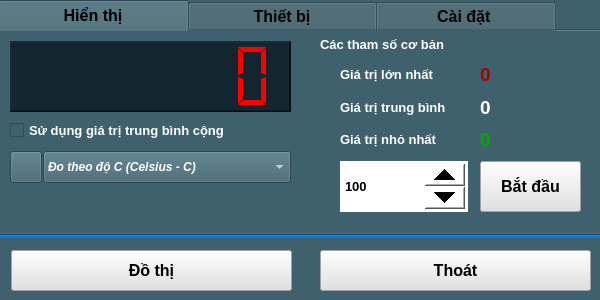
<?xml version="1.0" encoding="UTF-8"?>
<ui version="4.0">
 <class>Sensor_SEN0101</class>
 <widget class="QWidget" name="Sensor_SEN0101">
  <property name="geometry">
   <rect>
    <x>0</x>
    <y>0</y>
    <width>600</width>
    <height>300</height>
   </rect>
  </property>
  <property name="windowTitle">
   <string>Temprature</string>
  </property>
  <property name="windowIcon">
   <iconset resource="../image.qrc">
    <normaloff>:/image/Temperature_icon_4.png</normaloff>:/image/Temperature_icon_4.png</iconset>
  </property>
  <property name="autoFillBackground">
   <bool>false</bool>
  </property>
  <property name="styleSheet">
   <string notr="true">background-color: rgb(62, 97, 109);</string>
  </property>
  <widget class="QTabWidget" name="tabWidget">
   <property name="geometry">
    <rect>
     <x>-2</x>
     <y>0</y>
     <width>606</width>
     <height>238</height>
    </rect>
   </property>
   <property name="font">
    <font>
     <pointsize>12</pointsize>
     <bold>true</bold>
    </font>
   </property>
   <property name="styleSheet">
    <string notr="true">background-color: rgb(62, 97, 109);</string>
   </property>
   <property name="currentIndex">
    <number>0</number>
   </property>
   <property name="elideMode">
    <enum>Qt::ElideNone</enum>
   </property>
   <widget class="QWidget" name="tab_Infor_2">
    <attribute name="title">
     <string>            Hiển thị            </string>
    </attribute>
    <widget class="QLCDNumber" name="lcdNumber_Value">
     <property name="geometry">
      <rect>
       <x>10</x>
       <y>10</y>
       <width>281</width>
       <height>71</height>
      </rect>
     </property>
     <property name="styleSheet">
      <string notr="true">background-color: #132630;
color: rgb(255, 0, 0);</string>
     </property>
     <property name="frameShape">
      <enum>QFrame::WinPanel</enum>
     </property>
     <property name="lineWidth">
      <number>1</number>
     </property>
     <property name="smallDecimalPoint">
      <bool>false</bool>
     </property>
     <property name="digitCount">
      <number>7</number>
     </property>
     <property name="segmentStyle">
      <enum>QLCDNumber::Flat</enum>
     </property>
     <property name="value" stdset="0">
      <double>0.000000000000000</double>
     </property>
     <property name="intValue" stdset="0">
      <number>0</number>
     </property>
    </widget>
    <widget class="QPushButton" name="pushButton">
     <property name="geometry">
      <rect>
       <x>10</x>
       <y>120</y>
       <width>32</width>
       <height>32</height>
      </rect>
     </property>
     <property name="styleSheet">
      <string notr="true"/>
     </property>
     <property name="text">
      <string/>
     </property>
     <property name="icon">
      <iconset resource="../image.qrc">
       <normaloff>:/image/Temperature_icon.jpg</normaloff>:/image/Temperature_icon.jpg</iconset>
     </property>
     <property name="iconSize">
      <size>
       <width>32</width>
       <height>32</height>
      </size>
     </property>
    </widget>
    <widget class="QComboBox" name="comboBox_Temp_Unit">
     <property name="geometry">
      <rect>
       <x>43</x>
       <y>120</y>
       <width>248</width>
       <height>32</height>
      </rect>
     </property>
     <property name="font">
      <font>
       <italic>true</italic>
       <bold>true</bold>
      </font>
     </property>
     <property name="layoutDirection">
      <enum>Qt::LeftToRight</enum>
     </property>
     <property name="styleSheet">
      <string notr="true">background-color: rgb(62, 97, 109);
color: rgb(255, 255, 255);</string>
     </property>
     <property name="editable">
      <bool>false</bool>
     </property>
     <item>
      <property name="text">
       <string>Đo theo độ C (Celsius - C)</string>
      </property>
     </item>
     <item>
      <property name="text">
       <string>Đo theo độ F (Fahrenheit - F)</string>
      </property>
     </item>
     <item>
      <property name="text">
       <string>Đo theo độ K (Kelvin - K )</string>
      </property>
     </item>
    </widget>
    <widget class="QSpinBox" name="spinBox_setSample">
     <property name="geometry">
      <rect>
       <x>340</x>
       <y>130</y>
       <width>128</width>
       <height>51</height>
      </rect>
     </property>
     <property name="font">
      <font>
       <pointsize>10</pointsize>
       <bold>true</bold>
      </font>
     </property>
     <property name="styleSheet">
      <string notr="true">QSpinBox
{
background-color: rgb(255, 255, 255);
color: rgb(0, 0, 0);
}
QSpinBox::up-button
{
    min-width:40px;
    min-height: 20px;
}
QSpinBox::down-button
{
    min-width: 40px;
    min-height: 20px;
}
</string>
     </property>
     <property name="minimum">
      <number>10</number>
     </property>
     <property name="maximum">
      <number>9999999</number>
     </property>
     <property name="value">
      <number>100</number>
     </property>
    </widget>
    <widget class="QPushButton" name="pushButton_getSamples">
     <property name="geometry">
      <rect>
       <x>480</x>
       <y>130</y>
       <width>101</width>
       <height>51</height>
      </rect>
     </property>
     <property name="font">
      <font>
       <pointsize>12</pointsize>
       <bold>true</bold>
      </font>
     </property>
     <property name="styleSheet">
      <string notr="true">background-color: rgb(225, 225, 225);</string>
     </property>
     <property name="text">
      <string>Bắt đầu</string>
     </property>
    </widget>
    <widget class="QLabel" name="label_sampleInfo">
     <property name="geometry">
      <rect>
       <x>320</x>
       <y>0</y>
       <width>261</width>
       <height>26</height>
      </rect>
     </property>
     <property name="font">
      <font>
       <pointsize>10</pointsize>
       <bold>true</bold>
      </font>
     </property>
     <property name="styleSheet">
      <string notr="true">color: rgb(255, 255, 255);</string>
     </property>
     <property name="text">
      <string>Các tham số cơ bản</string>
     </property>
    </widget>
    <widget class="QWidget" name="verticalLayoutWidget_6">
     <property name="geometry">
      <rect>
       <x>340</x>
       <y>30</y>
       <width>128</width>
       <height>92</height>
      </rect>
     </property>
     <layout class="QVBoxLayout" name="verticalLayout_6">
      <item>
       <widget class="QLabel" name="label_8">
        <property name="font">
         <font>
          <pointsize>10</pointsize>
          <bold>true</bold>
         </font>
        </property>
        <property name="styleSheet">
         <string notr="true">color: rgb(255, 255, 255);</string>
        </property>
        <property name="text">
         <string>Giá trị lớn nhất</string>
        </property>
       </widget>
      </item>
      <item>
       <widget class="QLabel" name="label_9">
        <property name="font">
         <font>
          <pointsize>10</pointsize>
          <bold>true</bold>
         </font>
        </property>
        <property name="styleSheet">
         <string notr="true">color: rgb(255, 255, 255);</string>
        </property>
        <property name="text">
         <string>Giá trị trung bình</string>
        </property>
       </widget>
      </item>
      <item>
       <widget class="QLabel" name="label_10">
        <property name="font">
         <font>
          <pointsize>10</pointsize>
          <bold>true</bold>
         </font>
        </property>
        <property name="styleSheet">
         <string notr="true">color: rgb(255, 255, 255);</string>
        </property>
        <property name="text">
         <string>Giá trị nhỏ nhất</string>
        </property>
       </widget>
      </item>
     </layout>
    </widget>
    <widget class="QWidget" name="verticalLayoutWidget_7">
     <property name="geometry">
      <rect>
       <x>480</x>
       <y>30</y>
       <width>101</width>
       <height>92</height>
      </rect>
     </property>
     <layout class="QVBoxLayout" name="verticalLayout_7">
      <item>
       <widget class="QLabel" name="label_ValueMax">
        <property name="font">
         <font>
          <pointsize>14</pointsize>
          <bold>true</bold>
         </font>
        </property>
        <property name="styleSheet">
         <string notr="true">color: rgb(170, 0, 0);</string>
        </property>
        <property name="text">
         <string>0</string>
        </property>
       </widget>
      </item>
      <item>
       <widget class="QLabel" name="label_ValueAvg">
        <property name="font">
         <font>
          <pointsize>14</pointsize>
          <bold>true</bold>
         </font>
        </property>
        <property name="styleSheet">
         <string notr="true">color: rgb(255, 255, 255);</string>
        </property>
        <property name="text">
         <string>0</string>
        </property>
       </widget>
      </item>
      <item>
       <widget class="QLabel" name="label_ValueMin">
        <property name="font">
         <font>
          <pointsize>14</pointsize>
          <bold>true</bold>
         </font>
        </property>
        <property name="styleSheet">
         <string notr="true">color: rgb(0, 170, 0);</string>
        </property>
        <property name="text">
         <string>0</string>
        </property>
       </widget>
      </item>
     </layout>
    </widget>
    <widget class="QCheckBox" name="checkBox_setMathAvg">
     <property name="geometry">
      <rect>
       <x>10</x>
       <y>86</y>
       <width>281</width>
       <height>27</height>
      </rect>
     </property>
     <property name="font">
      <font>
       <pointsize>10</pointsize>
       <bold>true</bold>
      </font>
     </property>
     <property name="styleSheet">
      <string notr="true">color: rgb(255, 255, 255);</string>
     </property>
     <property name="text">
      <string>Sử dụng giá trị trung bình cộng</string>
     </property>
    </widget>
   </widget>
   <widget class="QWidget" name="tab_4">
    <attribute name="title">
     <string>            Thiết bị            </string>
    </attribute>
    <widget class="QWidget" name="verticalLayoutWidget_8">
     <property name="geometry">
      <rect>
       <x>150</x>
       <y>10</y>
       <width>291</width>
       <height>101</height>
      </rect>
     </property>
     <layout class="QVBoxLayout" name="verticalLayout_8">
      <item>
       <widget class="QLabel" name="label_Name">
        <property name="font">
         <font>
          <pointsize>10</pointsize>
         </font>
        </property>
        <property name="styleSheet">
         <string notr="true">color: rgb(255, 255, 255);</string>
        </property>
        <property name="text">
         <string/>
        </property>
       </widget>
      </item>
      <item>
       <widget class="QLabel" name="label_Address">
        <property name="font">
         <font>
          <pointsize>10</pointsize>
         </font>
        </property>
        <property name="styleSheet">
         <string notr="true">color: rgb(255, 255, 255);</string>
        </property>
        <property name="text">
         <string/>
        </property>
       </widget>
      </item>
      <item>
       <widget class="QLabel" name="label_SerialNumber">
        <property name="font">
         <font>
          <pointsize>10</pointsize>
         </font>
        </property>
        <property name="styleSheet">
         <string notr="true">color: rgb(255, 255, 255);</string>
        </property>
        <property name="text">
         <string/>
        </property>
       </widget>
      </item>
     </layout>
    </widget>
    <widget class="QWidget" name="verticalLayoutWidget_9">
     <property name="geometry">
      <rect>
       <x>10</x>
       <y>10</y>
       <width>111</width>
       <height>131</height>
      </rect>
     </property>
     <layout class="QVBoxLayout" name="verticalLayout_9">
      <item>
       <widget class="QLabel" name="label_13">
        <property name="font">
         <font>
          <pointsize>10</pointsize>
          <bold>true</bold>
         </font>
        </property>
        <property name="styleSheet">
         <string notr="true">color: rgb(255, 255, 255);</string>
        </property>
        <property name="text">
         <string>Tên thiết bị:</string>
        </property>
       </widget>
      </item>
      <item>
       <widget class="QLabel" name="label_14">
        <property name="font">
         <font>
          <pointsize>10</pointsize>
          <bold>true</bold>
         </font>
        </property>
        <property name="styleSheet">
         <string notr="true">color: rgb(255, 255, 255);</string>
        </property>
        <property name="text">
         <string>Địa chỉ:</string>
        </property>
       </widget>
      </item>
      <item>
       <widget class="QLabel" name="label_18">
        <property name="font">
         <font>
          <pointsize>10</pointsize>
          <bold>true</bold>
         </font>
        </property>
        <property name="styleSheet">
         <string notr="true">color: rgb(255, 255, 255);</string>
        </property>
        <property name="text">
         <string>Mã sê-ri:</string>
        </property>
       </widget>
      </item>
      <item>
       <widget class="QLabel" name="label_19">
        <property name="font">
         <font>
          <pointsize>10</pointsize>
          <bold>true</bold>
         </font>
        </property>
        <property name="styleSheet">
         <string notr="true">color: rgb(255, 255, 255);</string>
        </property>
        <property name="text">
         <string>Mô tả:</string>
        </property>
       </widget>
      </item>
     </layout>
    </widget>
    <widget class="QWidget" name="verticalLayoutWidget_10">
     <property name="geometry">
      <rect>
       <x>150</x>
       <y>110</y>
       <width>291</width>
       <height>61</height>
      </rect>
     </property>
     <layout class="QVBoxLayout" name="verticalLayout_10">
      <item>
       <widget class="QLabel" name="label_Description">
        <property name="font">
         <font>
          <pointsize>10</pointsize>
         </font>
        </property>
        <property name="styleSheet">
         <string notr="true">color: rgb(255, 255, 255);</string>
        </property>
        <property name="text">
         <string/>
        </property>
        <property name="alignment">
         <set>Qt::AlignLeading|Qt::AlignLeft|Qt::AlignTop</set>
        </property>
       </widget>
      </item>
     </layout>
    </widget>
   </widget>
   <widget class="QWidget" name="tab_6">
    <attribute name="title">
     <string>           Cài đặt            </string>
    </attribute>
    <widget class="QLabel" name="label_23">
     <property name="geometry">
      <rect>
       <x>277</x>
       <y>40</y>
       <width>41</width>
       <height>22</height>
      </rect>
     </property>
     <property name="font">
      <font>
       <pointsize>10</pointsize>
       <bold>true</bold>
      </font>
     </property>
     <property name="styleSheet">
      <string notr="true">color: rgb(255, 255, 255);</string>
     </property>
     <property name="text">
      <string>(ms)</string>
     </property>
    </widget>
    <widget class="QLabel" name="label_24">
     <property name="geometry">
      <rect>
       <x>20</x>
       <y>40</y>
       <width>141</width>
       <height>22</height>
      </rect>
     </property>
     <property name="font">
      <font>
       <pointsize>10</pointsize>
       <bold>true</bold>
      </font>
     </property>
     <property name="styleSheet">
      <string notr="true">color: rgb(255, 255, 255);</string>
     </property>
     <property name="text">
      <string>Thời gian lấy mẫu :</string>
     </property>
    </widget>
    <widget class="QPushButton" name="pushButton_SetSampleTime">
     <property name="geometry">
      <rect>
       <x>320</x>
       <y>20</y>
       <width>161</width>
       <height>61</height>
      </rect>
     </property>
     <property name="font">
      <font>
       <pointsize>12</pointsize>
       <bold>true</bold>
      </font>
     </property>
     <property name="styleSheet">
      <string notr="true">background-color: rgb(225, 225, 225);</string>
     </property>
     <property name="text">
      <string>Cài đặt</string>
     </property>
    </widget>
    <widget class="QSpinBox" name="spinBox_SampleTime">
     <property name="geometry">
      <rect>
       <x>160</x>
       <y>10</y>
       <width>111</width>
       <height>81</height>
      </rect>
     </property>
     <property name="font">
      <font>
       <pointsize>10</pointsize>
       <bold>true</bold>
      </font>
     </property>
     <property name="styleSheet">
      <string notr="true">QSpinBox
{
background-color: rgb(255, 255, 255);
color: rgb(0, 0, 0);
}
QSpinBox::up-button
{
    min-width:40px;
    min-height: 20px;
}
QSpinBox::down-button
{
    min-width: 40px;
    min-height: 20px;
}
</string>
     </property>
     <property name="minimum">
      <number>10</number>
     </property>
     <property name="maximum">
      <number>9999999</number>
     </property>
     <property name="value">
      <number>100</number>
     </property>
    </widget>
    <widget class="Line" name="line_2">
     <property name="geometry">
      <rect>
       <x>20</x>
       <y>100</y>
       <width>541</width>
       <height>16</height>
      </rect>
     </property>
     <property name="orientation">
      <enum>Qt::Horizontal</enum>
     </property>
    </widget>
    <widget class="QPushButton" name="pushButton_Calib">
     <property name="geometry">
      <rect>
       <x>320</x>
       <y>120</y>
       <width>161</width>
       <height>61</height>
      </rect>
     </property>
     <property name="font">
      <font>
       <pointsize>12</pointsize>
       <bold>true</bold>
      </font>
     </property>
     <property name="styleSheet">
      <string notr="true">background-color: rgb(225, 225, 225);</string>
     </property>
     <property name="text">
      <string>Hiệu chuẩn</string>
     </property>
    </widget>
    <widget class="QLabel" name="label_25">
     <property name="geometry">
      <rect>
       <x>20</x>
       <y>139</y>
       <width>231</width>
       <height>22</height>
      </rect>
     </property>
     <property name="font">
      <font>
       <pointsize>10</pointsize>
       <bold>true</bold>
      </font>
     </property>
     <property name="styleSheet">
      <string notr="true">color: rgb(255, 255, 255);</string>
     </property>
     <property name="text">
      <string>Hiệu chuẩn thiết bị :</string>
     </property>
    </widget>
    <widget class="QLabel" name="label_calibInfo">
     <property name="geometry">
      <rect>
       <x>40</x>
       <y>160</y>
       <width>271</width>
       <height>22</height>
      </rect>
     </property>
     <property name="font">
      <font>
       <pointsize>10</pointsize>
       <italic>true</italic>
       <bold>true</bold>
      </font>
     </property>
     <property name="styleSheet">
      <string notr="true">color: rgb(255, 255, 127);</string>
     </property>
     <property name="text">
      <string>(chưa hiệu chuẩn)</string>
     </property>
    </widget>
   </widget>
  </widget>
  <widget class="QPushButton" name="pushButton_Exit">
   <property name="geometry">
    <rect>
     <x>320</x>
     <y>250</y>
     <width>271</width>
     <height>41</height>
    </rect>
   </property>
   <property name="font">
    <font>
     <pointsize>12</pointsize>
     <bold>true</bold>
    </font>
   </property>
   <property name="styleSheet">
    <string>background-color: rgb(225, 225, 225);</string>
   </property>
   <property name="text">
    <string>Thoát</string>
   </property>
  </widget>
  <widget class="QPushButton" name="pushButton_ChartZoom">
   <property name="geometry">
    <rect>
     <x>11</x>
     <y>250</y>
     <width>281</width>
     <height>41</height>
    </rect>
   </property>
   <property name="font">
    <font>
     <pointsize>12</pointsize>
     <bold>true</bold>
    </font>
   </property>
   <property name="styleSheet">
    <string>background-color: rgb(225, 225, 225);</string>
   </property>
   <property name="text">
    <string>Đồ thị</string>
   </property>
  </widget>
  <widget class="Line" name="line">
   <property name="geometry">
    <rect>
     <x>-2</x>
     <y>233</y>
     <width>605</width>
     <height>5</height>
    </rect>
   </property>
   <property name="styleSheet">
    <string notr="true">background-color: rgb(25, 116, 207);</string>
   </property>
   <property name="frameShadow">
    <enum>QFrame::Sunken</enum>
   </property>
   <property name="orientation">
    <enum>Qt::Horizontal</enum>
   </property>
  </widget>
 </widget>
 <resources>
  <include location="../image.qrc"/>
 </resources>
 <connections/>
</ui>
